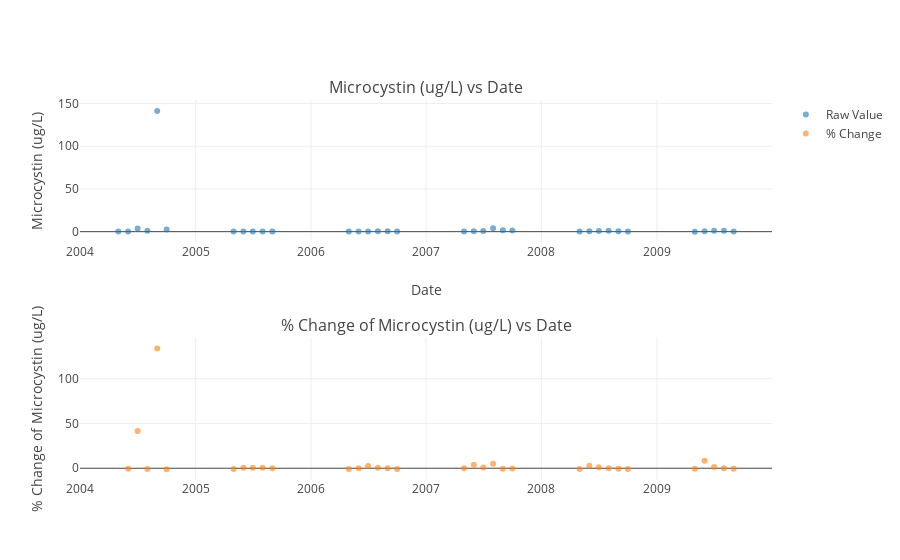
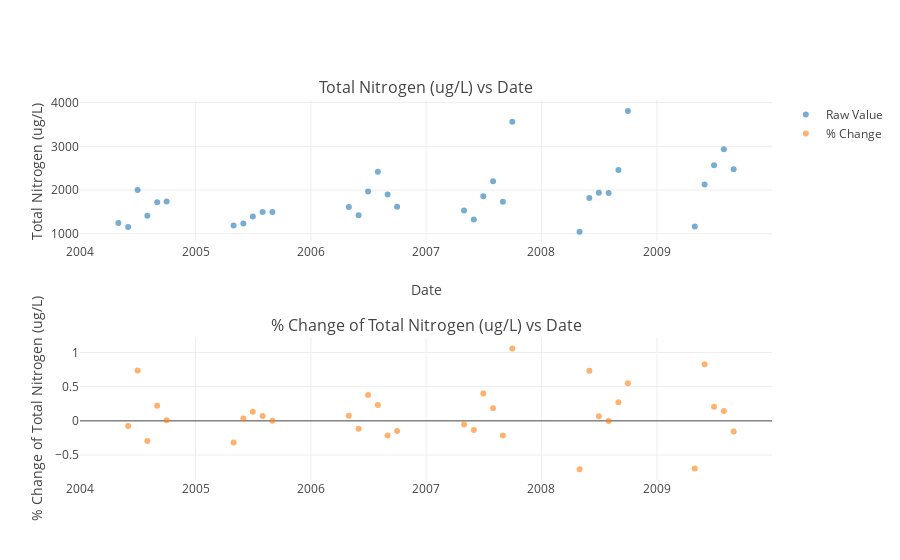
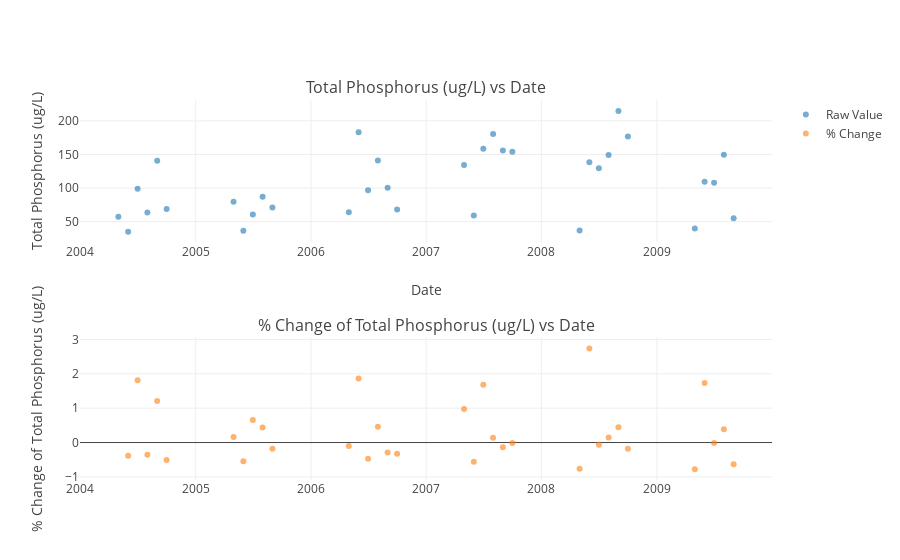
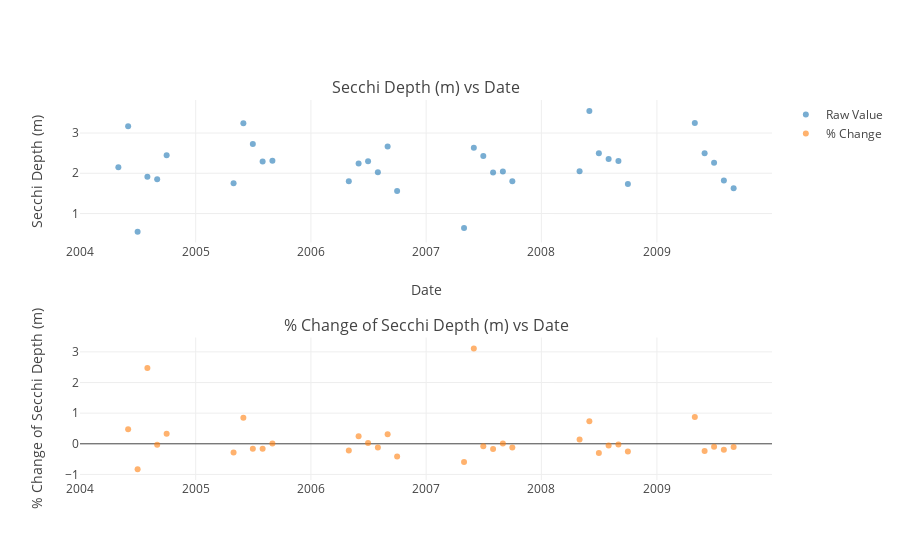

Notebook code for these charts, in order:
### Code cell
for c in cols:
    fig = tools.make_subplots(rows=2, cols=1, subplot_titles=(f'{c} vs Date', f'% Change of {c} vs Date'))
    
    alberta_x=a_month.index.to_timestamp()
    alberta_y=a_month[c]['mean']
    alberta_y_percent=a_month[c]['mean'].pct_change()

    a = go.Scatter(
        x=alberta_x,
        y=alberta_y,
        mode='markers',
        marker={
       'opacity': 0.6,
        },
        name='Raw Value'
    )
    
    a_percent = go.Scatter(
        x=alberta_x,
        y=alberta_y_percent,
        mode='markers',
        marker={
       'opacity': 0.6,
        },
        name='% Change'
    )
    
    fig.append_trace(a, 1, 1)
    fig.append_trace(a_percent, 2, 1)
     
    fig['layout']['yaxis1'].update(title=c)
    fig['layout']['xaxis1'].update(title='Date')
    fig['layout']['yaxis2'].update(title=f'% Change of {c}')

    iplot(fig)

### Figure 1 — Plotly figure (JSON) as saved in the notebook; plotly's stock layout.template omitted (floating-point values rounded to 4 significant figures)
{"data": [{"marker": {"opacity": 0.6}, "mode": "markers", "name": "Raw Value", "type": "scatter", "uid": "c5e17fbe-ed0b-11e8-a7b5-b0fc36327fe5", "x": ["2004-05-01", "2004-06-01", "2004-07-01", "2004-08-01", "2004-09-01", "2004-10-01", "2005-05-01", "2005-06-01", "2005-07-01", "2005-08-01", "2005-09-01", "2006-05-01", "2006-06-01", "2006-07-01", "2006-08-01", "2006-09-01", "2006-10-01", "2007-05-01", "2007-06-01", "2007-07-01", "2007-08-01", "2007-09-01", "2007-10-01", "2008-05-01", "2008-06-01", "2008-07-01", "2008-08-01", "2008-09-01", "2008-10-01", "2009-05-01", "2009-06-01", "2009-07-01", "2009-08-01", "2009-09-01"], "xaxis": "x", "y": [0.18, 0.09, 3.82, 1.05, 141.4, 2.56, 0.07, 0.1123, 0.1637, 0.2353, 0.2509, 0.07, 0.07125, 0.2586, 0.3951, 0.4315, 0.07, 0.07, 0.3522, 0.6672, 4.01, 1.679, 1.23, 0.1067, 0.4071, 0.8916, 0.9737, 0.3717, 0.09833, 0.05, 0.4625, 1.052, 1.069, 0.34], "yaxis": "y"}, {"marker": {"opacity": 0.6}, "mode": "markers", "name": "% Change", "type": "scatter", "uid": "c5e21172-ed0b-11e8-a7b5-b0fc36327fe5", "x": ["2004-05-01", "2004-06-01", "2004-07-01", "2004-08-01", "2004-09-01", "2004-10-01", "2005-05-01", "2005-06-01", "2005-07-01", "2005-08-01", "2005-09-01", "2006-05-01", "2006-06-01", "2006-07-01", "2006-08-01", "2006-09-01", "2006-10-01", "2007-05-01", "2007-06-01", "2007-07-01", "2007-08-01", "2007-09-01", "2007-10-01", "2008-05-01", "2008-06-01", "2008-07-01", "2008-08-01", "2008-09-01", "2008-10-01", "2009-05-01", "2009-06-01", "2009-07-01", "2009-08-01", "2009-09-01"], "xaxis": "x2", "y": [null, -0.5, 41.44, -0.7251, 133.7, -0.9819, -0.9727, 0.6048, 0.4575, 0.437, 0.06662, -0.721, 0.01786, 2.629, 0.5279, 0.0923, -0.8378, 0, 4.032, 0.8942, 5.01, -0.5813, -0.2674, -0.9133, 2.817, 1.19, 0.09214, -0.6183, -0.7354, -0.4915, 8.25, 1.276, 0.01557, -0.6819], "yaxis": "y2"}], "layout": {"annotations": [{"font": {"size": 16}, "showarrow": false, "text": "Microcystin (ug/L) vs Date", "x": 0.5, "xanchor": "center", "xref": "paper", "y": 1, "yanchor": "bottom", "yref": "paper"}, {"font": {"size": 16}, "showarrow": false, "text": "% Change of Microcystin (ug/L) vs Date", "x": 0.5, "xanchor": "center", "xref": "paper", "y": 0.375, "yanchor": "bottom", "yref": "paper"}], "xaxis": {"anchor": "y", "domain": [0, 1], "title": "Date"}, "xaxis2": {"anchor": "y2", "domain": [0, 1]}, "yaxis": {"anchor": "x", "domain": [0.625, 1], "title": "Microcystin (ug/L)"}, "yaxis2": {"anchor": "x2", "domain": [0, 0.375], "title": "% Change of Microcystin (ug/L)"}}}

### Figure 2 — Plotly figure (JSON) as saved in the notebook; plotly's stock layout.template omitted (floating-point values rounded to 4 significant figures)
{"data": [{"marker": {"opacity": 0.6}, "mode": "markers", "name": "Raw Value", "type": "scatter", "uid": "c5ece1c4-ed0b-11e8-a7b5-b0fc36327fe5", "x": ["2004-05-01", "2004-06-01", "2004-07-01", "2004-08-01", "2004-09-01", "2004-10-01", "2005-05-01", "2005-06-01", "2005-07-01", "2005-08-01", "2005-09-01", "2006-05-01", "2006-06-01", "2006-07-01", "2006-08-01", "2006-09-01", "2006-10-01", "2007-05-01", "2007-06-01", "2007-07-01", "2007-08-01", "2007-09-01", "2007-10-01", "2008-05-01", "2008-06-01", "2008-07-01", "2008-08-01", "2008-09-01", "2008-10-01", "2009-05-01", "2009-06-01", "2009-07-01", "2009-08-01", "2009-09-01"], "xaxis": "x", "y": [1245, 1152.0, 1999.0, 1410.0, 1723, 1738.0, 1190.0, 1233.0, 1396.0, 1498.0, 1499.0, 1610.0, 1425, 1966.0, 2419.0, 1900.0, 1616.0, 1530, 1327, 1857.0, 2200.0, 1729.0, 3562, 1048.0, 1817.0, 1939.0, 1933.0, 2457.0, 3810.0, 1163, 2124, 2564.0, 2932.0, 2476.0], "yaxis": "y"}, {"marker": {"opacity": 0.6}, "mode": "markers", "name": "% Change", "type": "scatter", "uid": "c5ed9a60-ed0b-11e8-a7b5-b0fc36327fe5", "x": ["2004-05-01", "2004-06-01", "2004-07-01", "2004-08-01", "2004-09-01", "2004-10-01", "2005-05-01", "2005-06-01", "2005-07-01", "2005-08-01", "2005-09-01", "2006-05-01", "2006-06-01", "2006-07-01", "2006-08-01", "2006-09-01", "2006-10-01", "2007-05-01", "2007-06-01", "2007-07-01", "2007-08-01", "2007-09-01", "2007-10-01", "2008-05-01", "2008-06-01", "2008-07-01", "2008-08-01", "2008-09-01", "2008-10-01", "2009-05-01", "2009-06-01", "2009-07-01", "2009-08-01", "2009-09-01"], "xaxis": "x2", "y": [null, -0.07497, 0.7355, -0.2944, 0.2218, 0.008706, -0.315, 0.03577, 0.1324, 0.07263, 0.0007638, 0.07444, -0.1152, 0.3795, 0.2306, -0.2145, -0.1493, -0.05351, -0.1327, 0.3992, 0.1849, -0.2139, 1.06, -0.7057, 0.7336, 0.06676, -0.002846, 0.2712, 0.5506, -0.6948, 0.8263, 0.2071, 0.1437, -0.1558], "yaxis": "y2"}], "layout": {"annotations": [{"font": {"size": 16}, "showarrow": false, "text": "Total Nitrogen (ug/L) vs Date", "x": 0.5, "xanchor": "center", "xref": "paper", "y": 1, "yanchor": "bottom", "yref": "paper"}, {"font": {"size": 16}, "showarrow": false, "text": "% Change of Total Nitrogen (ug/L) vs Date", "x": 0.5, "xanchor": "center", "xref": "paper", "y": 0.375, "yanchor": "bottom", "yref": "paper"}], "xaxis": {"anchor": "y", "domain": [0, 1], "title": "Date"}, "xaxis2": {"anchor": "y2", "domain": [0, 1]}, "yaxis": {"anchor": "x", "domain": [0.625, 1], "title": "Total Nitrogen (ug/L)"}, "yaxis2": {"anchor": "x2", "domain": [0, 0.375], "title": "% Change of Total Nitrogen (ug/L)"}}}

### Figure 3 — Plotly figure (JSON) as saved in the notebook; plotly's stock layout.template omitted (floating-point values rounded to 4 significant figures)
{"data": [{"marker": {"opacity": 0.6}, "mode": "markers", "name": "Raw Value", "type": "scatter", "uid": "c5fa271c-ed0b-11e8-a7b5-b0fc36327fe5", "x": ["2004-05-01", "2004-06-01", "2004-07-01", "2004-08-01", "2004-09-01", "2004-10-01", "2005-05-01", "2005-06-01", "2005-07-01", "2005-08-01", "2005-09-01", "2006-05-01", "2006-06-01", "2006-07-01", "2006-08-01", "2006-09-01", "2006-10-01", "2007-05-01", "2007-06-01", "2007-07-01", "2007-08-01", "2007-09-01", "2007-10-01", "2008-05-01", "2008-06-01", "2008-07-01", "2008-08-01", "2008-09-01", "2008-10-01", "2009-05-01", "2009-06-01", "2009-07-01", "2009-08-01", "2009-09-01"], "xaxis": "x", "y": [57.45, 35.17, 99, 63.6, 140.6, 68.7, 79.55, 36.53, 60.61, 86.94, 71.21, 64, 183.1, 96.88, 141.2, 100.6, 68, 134.5, 59.22, 158.7, 180.4, 156.1, 154, 37, 138.4, 129.6, 149.1, 214.9, 176.7, 40, 109.3, 107.8, 149.8, 55], "yaxis": "y"}, {"marker": {"opacity": 0.6}, "mode": "markers", "name": "% Change", "type": "scatter", "uid": "c5fb3698-ed0b-11e8-a7b5-b0fc36327fe5", "x": ["2004-05-01", "2004-06-01", "2004-07-01", "2004-08-01", "2004-09-01", "2004-10-01", "2005-05-01", "2005-06-01", "2005-07-01", "2005-08-01", "2005-09-01", "2006-05-01", "2006-06-01", "2006-07-01", "2006-08-01", "2006-09-01", "2006-10-01", "2007-05-01", "2007-06-01", "2007-07-01", "2007-08-01", "2007-09-01", "2007-10-01", "2008-05-01", "2008-06-01", "2008-07-01", "2008-08-01", "2008-09-01", "2008-10-01", "2009-05-01", "2009-06-01", "2009-07-01", "2009-08-01", "2009-09-01"], "xaxis": "x2", "y": [null, -0.3879, 1.815, -0.3576, 1.21, -0.5113, 0.1579, -0.5408, 0.6594, 0.4344, -0.181, -0.1012, 1.861, -0.471, 0.4575, -0.2876, -0.324, 0.9779, -0.5597, 1.679, 0.1371, -0.135, -0.01335, -0.7597, 2.741, -0.06329, 0.1497, 0.4416, -0.1778, -0.7736, 1.732, -0.0134, 0.3888, -0.6327], "yaxis": "y2"}], "layout": {"annotations": [{"font": {"size": 16}, "showarrow": false, "text": "Total Phosphorus (ug/L) vs Date", "x": 0.5, "xanchor": "center", "xref": "paper", "y": 1, "yanchor": "bottom", "yref": "paper"}, {"font": {"size": 16}, "showarrow": false, "text": "% Change of Total Phosphorus (ug/L) vs Date", "x": 0.5, "xanchor": "center", "xref": "paper", "y": 0.375, "yanchor": "bottom", "yref": "paper"}], "xaxis": {"anchor": "y", "domain": [0, 1], "title": "Date"}, "xaxis2": {"anchor": "y2", "domain": [0, 1]}, "yaxis": {"anchor": "x", "domain": [0.625, 1], "title": "Total Phosphorus (ug/L)"}, "yaxis2": {"anchor": "x2", "domain": [0, 0.375], "title": "% Change of Total Phosphorus (ug/L)"}}}

### Figure 4 — Plotly figure (JSON) as saved in the notebook; plotly's stock layout.template omitted (floating-point values rounded to 4 significant figures)
{"data": [{"marker": {"opacity": 0.6}, "mode": "markers", "name": "Raw Value", "type": "scatter", "uid": "c6088596-ed0b-11e8-a7b5-b0fc36327fe5", "x": ["2004-05-01", "2004-06-01", "2004-07-01", "2004-08-01", "2004-09-01", "2004-10-01", "2005-05-01", "2005-06-01", "2005-07-01", "2005-08-01", "2005-09-01", "2006-05-01", "2006-06-01", "2006-07-01", "2006-08-01", "2006-09-01", "2006-10-01", "2007-05-01", "2007-06-01", "2007-07-01", "2007-08-01", "2007-09-01", "2007-10-01", "2008-05-01", "2008-06-01", "2008-07-01", "2008-08-01", "2008-09-01", "2008-10-01", "2009-05-01", "2009-06-01", "2009-07-01", "2009-08-01", "2009-09-01"], "xaxis": "x", "y": [2.15, 3.167, 0.55, 1.913, 1.85, 2.45, 1.75, 3.242, 2.73, 2.295, 2.312, 1.8, 2.241, 2.301, 2.028, 2.666, 1.56, 0.64, 2.633, 2.43, 2.02, 2.047, 1.8, 2.05, 3.551, 2.498, 2.355, 2.305, 1.733, 3.25, 2.495, 2.264, 1.82, 1.625], "yaxis": "y"}, {"marker": {"opacity": 0.6}, "mode": "markers", "name": "% Change", "type": "scatter", "uid": "c6094f94-ed0b-11e8-a7b5-b0fc36327fe5", "x": ["2004-05-01", "2004-06-01", "2004-07-01", "2004-08-01", "2004-09-01", "2004-10-01", "2005-05-01", "2005-06-01", "2005-07-01", "2005-08-01", "2005-09-01", "2006-05-01", "2006-06-01", "2006-07-01", "2006-08-01", "2006-09-01", "2006-10-01", "2007-05-01", "2007-06-01", "2007-07-01", "2007-08-01", "2007-09-01", "2007-10-01", "2008-05-01", "2008-06-01", "2008-07-01", "2008-08-01", "2008-09-01", "2008-10-01", "2009-05-01", "2009-06-01", "2009-07-01", "2009-08-01", "2009-09-01"], "xaxis": "x2", "y": [null, 0.4729, -0.8263, 2.477, -0.03268, 0.3243, -0.2857, 0.8524, -0.1579, -0.1594, 0.007782, -0.2216, 0.2451, 0.02649, -0.1187, 0.315, -0.4149, -0.5897, 3.115, -0.07705, -0.1689, 0.01356, -0.1208, 0.1389, 0.7321, -0.2965, -0.05732, -0.02133, -0.2479, 0.875, -0.2323, -0.09247, -0.1961, -0.1073], "yaxis": "y2"}], "layout": {"annotations": [{"font": {"size": 16}, "showarrow": false, "text": "Secchi Depth (m) vs Date", "x": 0.5, "xanchor": "center", "xref": "paper", "y": 1, "yanchor": "bottom", "yref": "paper"}, {"font": {"size": 16}, "showarrow": false, "text": "% Change of Secchi Depth (m) vs Date", "x": 0.5, "xanchor": "center", "xref": "paper", "y": 0.375, "yanchor": "bottom", "yref": "paper"}], "xaxis": {"anchor": "y", "domain": [0, 1], "title": "Date"}, "xaxis2": {"anchor": "y2", "domain": [0, 1]}, "yaxis": {"anchor": "x", "domain": [0.625, 1], "title": "Secchi Depth (m)"}, "yaxis2": {"anchor": "x2", "domain": [0, 0.375], "title": "% Change of Secchi Depth (m)"}}}
